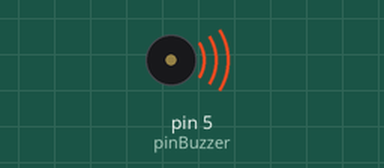
Bench run of a sketch on a simulated Arduino Uno, built with avr-gcc and run on an emulated ATmega328P. On the bench: buzzer (waves = sounding).

Above: at 0.2 s.
At 13.5 s:
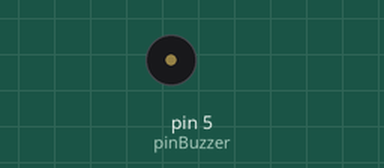
Timing chart, 0 to 20.2 s (numbered marks = the images above):
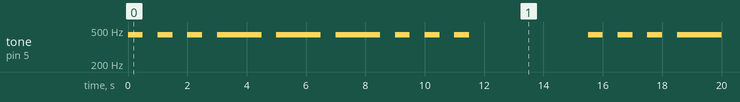

The sketch:

SOSbuzzer1.ino
```cpp
/* Created on 2022
 *  Last modification: 21st April 2022
 */

const int pinBuzzer = 5;

void setup() {
pinMode(pinBuzzer,OUTPUT);
}

void SOS(int n) {
  tone(pinBuzzer, 440);
   delay(n);
  noTone(pinBuzzer);
   delay(500);
  tone(pinBuzzer, 440);
   delay(n);
  noTone(pinBuzzer);
   delay(500);
  tone(pinBuzzer, 440);
   delay(n);
  noTone(pinBuzzer);
   delay(500);
}

void silence (){
  noTone(pinBuzzer);
   delay(3500);
}

void loop() {
  SOS(500);
  SOS(1500);
  SOS(500);
  silence();
}
```

Measured:
- by itself, tone on pin 5 (pinBuzzer): repeats every 15.5 s: 2 × (silent 0.50 s, 440 Hz 0.50 s), 3 × (silent 0.50 s, 440 Hz 1.5 s), 3 × (silent 0.50 s, 440 Hz 0.50 s), silent 4.0 s, 440 Hz 0.50 s
